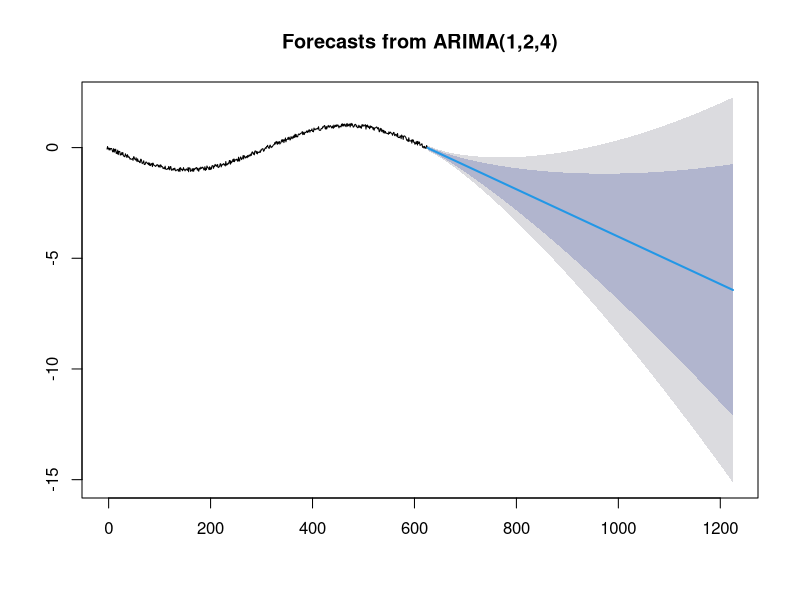

The R source for this figure:
#this code plots the prediction values for sine using auto.arima model and forecast function

#read the the values
r1<- read.table('sinvalues_dataset.txt');

#convert to time series
t1<- ts(r1,start = -3.14,frequency=1)

#load the library
library('forecast')

#fit the model
b1 <- auto.arima(t1)

#forecast for another 200 values
#f.arima <- forecast(b1,h=200)
f.arima <- forecast(b1,h=600)

#plot
plot(f.arima)

